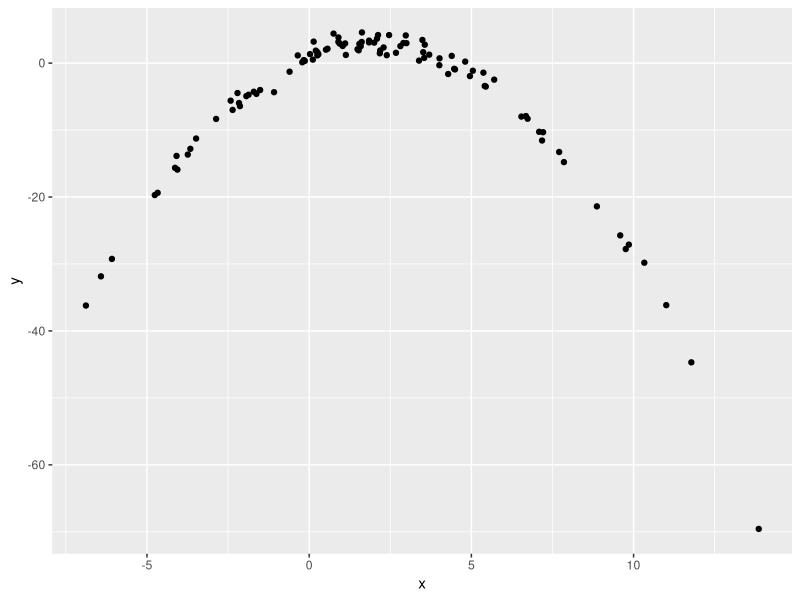

Generate this figure with R:
## ---- chunk 1
library(tidyverse)

df = tibble(
  x = rnorm(100, 2, 5), 
  y = 1 +2*x - .5 * x ^ 2 + rnorm(100)
)

df |> 
ggplot(aes(x =x, y = y)) +
  geom_point()
